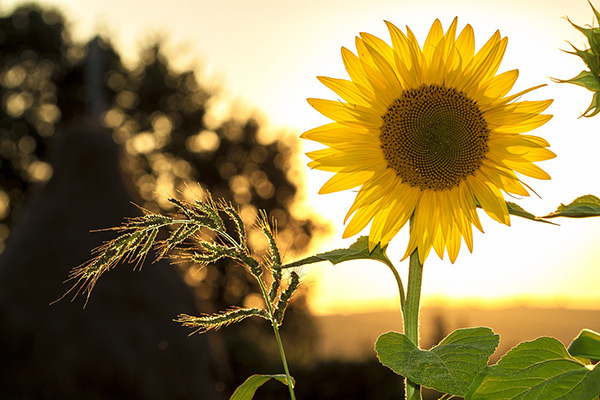
%> input picture sunflower.tif, 600 x 400 px
$ octave DigiCom_Project.m   (GNU Octave 9; MATLAB toolbox functions it lacks are replaced by stand-ins)
%> lines starting %> are read from the running program, lines starting %| are printed output that depends on the picture
clc;
close all;
% Read the image
image=imread('sunflower.tif');
%> image is the input picture: size 400x600x3 uint8; mean R, G, B 146.8, 128.9, 78.6
figure
imshow(image)
% Converting the image to grey scale so that it can be represented with 64
% Symbols(intensities) , where n=6 (number of bits)
image1=rgb2gray(image);
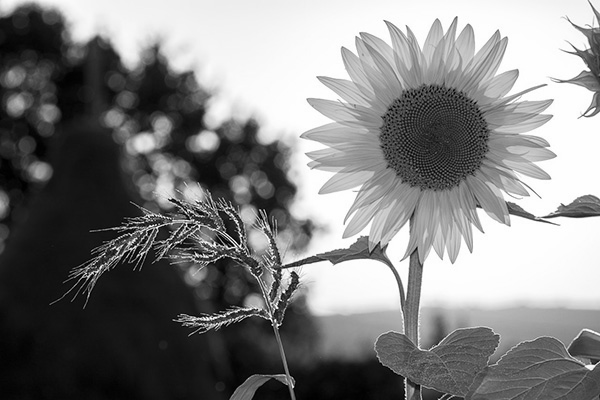
%> image1: size 400x600 uint8; min 0, max 255, mean 128.5
image2=zeros(400,600);

for i=1:1:length(image1(:,1))
    for j=1:1:length(image1(1,:))
        temp=double(image1(i,j));
        image2(i,j)=floor(temp/4);
    end
end
%% Intensity analysis
% shows the probability of various intensities
%J=histeq(img2);
%imhist(J)
histogram(image2)
title('Intensity Distribution of Image')
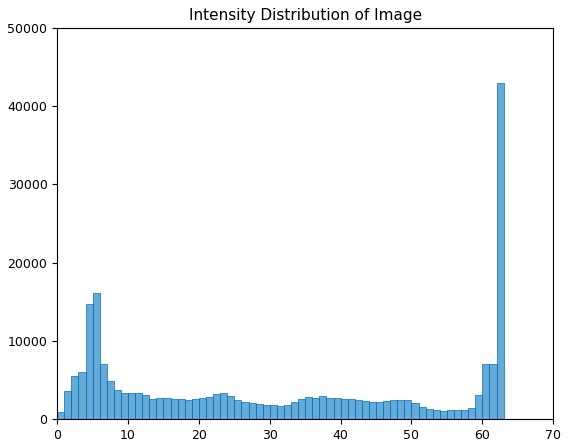
%> figure redrawn from the program's plot data; tallest bar 42931 high, from x = 62 to 63
%% Initiating U,V,C and the intensities are mapped to these symbols
%% C - Constellation Vector , U= Row Vector of C (x) , V= Column Vector of C (y)
 U=zeros(1,8);
 C=zeros(8,8);
 V=zeros(1,8);
 % computing the frequency of occurance of each symbols for easy processing
 for i=1:400
    for j=1:600
        temp=image2(i,j);
        U(1,floor(temp/8)+1)=U(1,floor(temp/8)+1)+1;
        V(1,rem(temp,8)+1)=V(1,rem(temp,8)+1)+1;
        C(floor(temp/8)+1,rem(temp,8)+1)= C(floor(temp/8)+1,rem(temp,8)+1)+1;
     end
 end
%> after the loop, C = [926 3604 5570 6074 14677 16109 7063 4834; 3704 3339 3351 3305 3075 2602 2708 2701; 2611 2548 2511 2606 2683 2884 3219 3369; 2903 2470 2244 2029 1896 1792 1823 1682; 1845 2219 2602 2809 2731 2916 2763 2683; 2523 2630 2481 2344 2234 2259 2308 2434; 2506 2464 2074 1605 1280 1216 1058 1132; 1149 1197 1408 3155 7081 7051 12330 30601]; U = [58857 24785 22431 16839 20568 19213 13335 63972]; V = [18167 20471 22241 23927 35657 36829 33272 49436]
%% Visualising the distribution the variables follow.
figure
spy(C)
xlabel('x');
ylabel('y');
title('Constellation Vector- Mapping of Input')
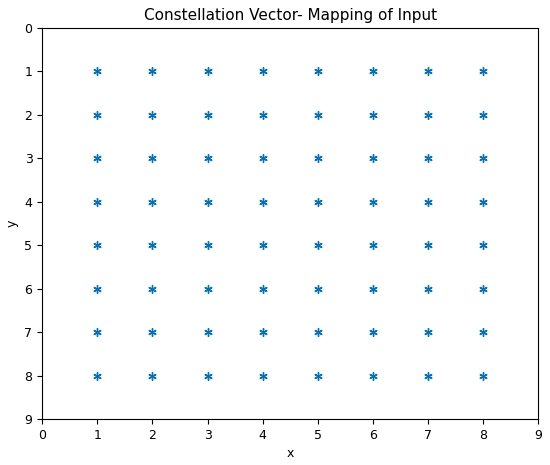
%> figure redrawn from the program's plot data
figure
stem(U)
xlabel('x')
ylabel('Frequency')
title(' Distribution of x')
figure
stem(V)
xlabel('y')
ylabel('Frequency')
title('Distribution of y')
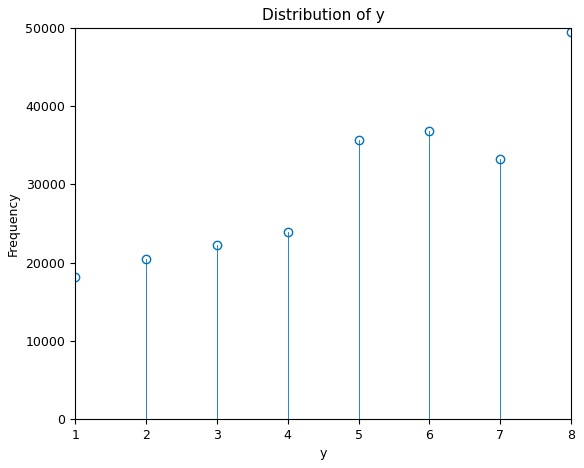
%> figure redrawn from the program's plot data
%% Applying Box-Muller transform
% U and V are transformed into X and Y gaussian symbols
% initialising X and Y
% Generating U , V random variables between (0,1) by in for Loop
X=zeros(8);
Y=zeros(8);

for i=1:8
    for j=1:8
        temp1=sqrt(-2*log(i/8-0.12))*cos(2*pi*(j/8-0.12));
        temp1=temp1*C(i,j);
        temp2=sqrt(-2*log(i/8-0.12))*sin(2*pi*(j/8-0.12));
        temp2=temp2*C(i,j);
        X(i,j)=temp1;
        Y(i,j)=temp2;
    end
end
%> after the loop, X = [3012.9 8031 -569.5 -14413.4 -47753.7 -35896.8 722.2 11471; 7478.4 4617.1 -212.6 -4866.7 -6208.5 -3598 171.8 3977.3; 4314.3 2883.5 -130.4 -3140.5 -4433.3 -3263.8 167.2 4060; 4036.4 2352.1 -98.05 -2057.5 -2636.2 -1706.5 79.66 1705.7; 2155.6 1775.6 -95.54 -2393.6 -3190.8 -2333.3 101.4 2286.2; 2424.1 1730.7 -74.91 -1642.6 -2146.5 -1486.5 69.69 1705.6; 1877.9 1264.6 -48.84 -877.2 -959.2 -624.1 24.92 618.7; 580.7 414.3 -22.36 -1162.9 -3578.6 -2440.6 195.8 11279.3]; Y = [94.68 8552.2 18122.8 13535.1 -1500.7 -38226.2 -22980.5 -10771.9; 235 4916.8 6765.7 4570.1 -195.1 -3831.5 -5467.5 -3734.9; 135.6 3070.6 4149.1 2949.1 -139.3 -3475.5 -5318.9 -3812.6; 126.8 2504.8 3120.1 1932.2 -82.85 -1817.2 -2534.7 -1601.7; 67.74 1890.8 3040.1 2247.7 -100.3 -2484.8 -3228.2 -2146.9; 76.18 1843 2383.8 1542.5 -67.46 -1583 -2217.6 -1601.7; 59.01 1346.6 1554.1 823.7 -30.14 -664.6 -792.8 -581; 18.25 441.2 711.6 1092 -112.5 -2598.9 -6231.4 -10592]
%% Analysis of the random variable X and Y after the Box muller transform
figure
histogram(X)
title('Distribution of the random Variable X')
xlabel('X')
ylabel('Frequency')
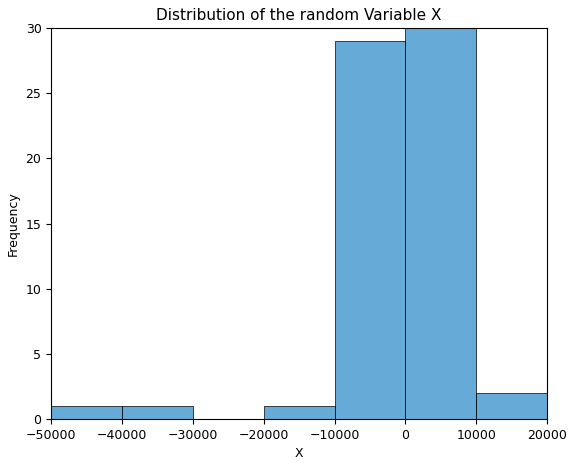
%> figure redrawn from the program's plot data; tallest bar 30 high, from x = 0 to 10000
figure
histogram(Y)
title('Distribution of the random Variable Y')
xlabel('Y')
ylabel('Frequency')
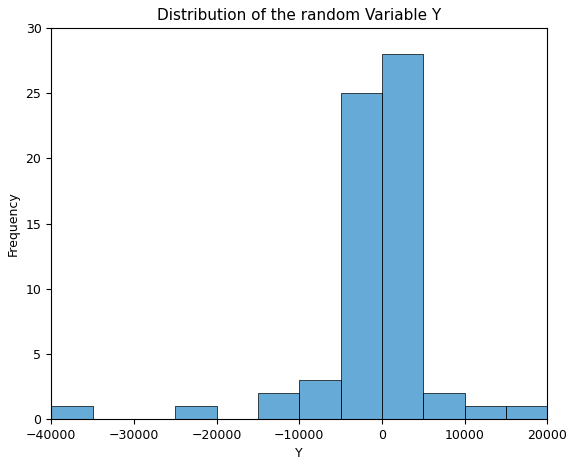
%> figure redrawn from the program's plot data; tallest bar 28 high, from x = 0 to 5000
figure
plot(X,Y)
title('Box-Muller Transform')
xlabel('X')
ylabel('Y')
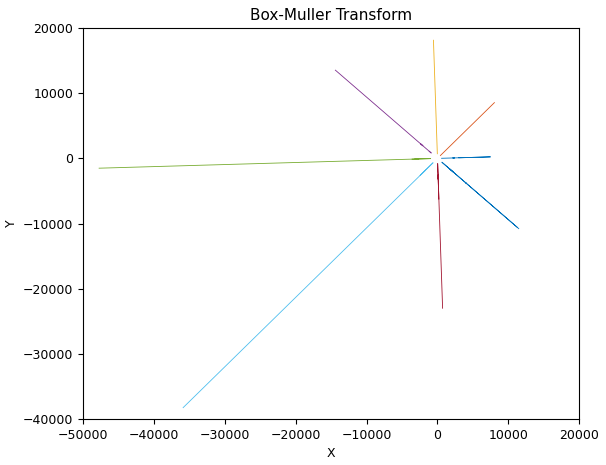
%> figure redrawn from the program's plot data
